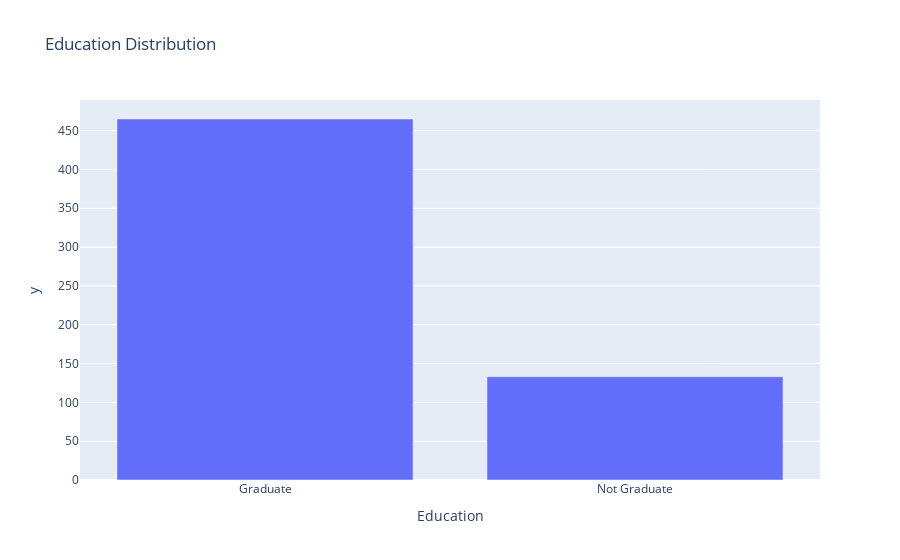

Notebook code for this chart:
### Markdown cell above
Distribution of Education Column

### Code cell
education_count = data['Education'].value_counts()
fig_education = px.bar(education_count, x=education_count.index, y=education_count.values, title='Education Distribution')
fig_education.show()

### Figure 1 — Plotly figure (JSON) as saved in the notebook; plotly's stock layout.template omitted (floating-point values rounded to 4 significant figures)
{"data": [{"alignmentgroup": "True", "hovertemplate": "Education=%{x}<br>y=%{y}<extra></extra>", "legendgroup": "", "marker": {"color": "#636efa", "pattern": {"shape": ""}}, "name": "", "offsetgroup": "", "orientation": "v", "showlegend": false, "textposition": "auto", "type": "bar", "x": ["Graduate", "Not Graduate"], "xaxis": "x", "y": [465, 133], "yaxis": "y"}], "layout": {"autosize": true, "barmode": "relative", "legend": {"tracegroupgap": 0}, "title": {"text": "Education Distribution"}, "xaxis": {"anchor": "y", "autorange": true, "domain": [0, 1], "range": [-0.5, 1.5], "title": {"text": "Education"}, "type": "category"}, "yaxis": {"anchor": "x", "autorange": true, "domain": [0, 1], "range": [0, 489.5], "title": {"text": "y"}, "type": "linear"}}}
